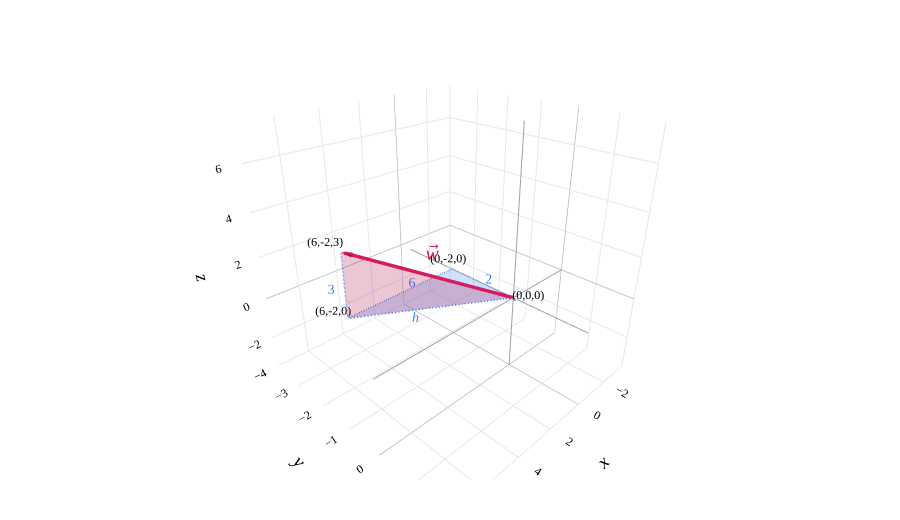

The cell this chart's notebook holds for it:
### Markdown cell above
What may not be immediately obvious is _why_ the Pythagorean theorem seems to extend to higher dimensions. The two dimensional case seems reasonable, but why is the length of the vector $\color{#d81b60}\vec w = \begin{bmatrix} 6 \\ -2 \\ 3 \end{bmatrix}$ in $\mathbb{R}^3$ equal to $\sqrt{6^2 + (-2)^2 + 3^2}$?

### Code cell
from pathlib import Path
import sys
_notes_root = next(p for p in [Path.cwd(), *Path.cwd().parents] if (p / 'myst.yml').exists())
if str(_notes_root) not in sys.path:
    sys.path.insert(0, str(_notes_root))
from plane_style import style_vector_figure, vector_label

from utils import plot_vectors
import numpy as np
import plotly.graph_objects as go

fig = plot_vectors([((6, -2, 3), '#d81b60', '<b>w</b>')], vdeltax=-0.6)

# Add light blue triangle connecting (0, 0, 0), (0, -2, 0), and (6, -2, 0)
fig.add_trace(go.Mesh3d(
    x=[0, 0, 6],
    y=[0, -2, -2],
    z=[0, 0, 0],
    i=[0],
    j=[1],
    k=[2],
    color='#3d81f6',
    opacity=0.24,
    showscale=False,
    name='Triangle 1'
))

# Add red triangle connecting (0, 0, 0), (6, -2, 0) and (6, -2, 3)
fig.add_trace(go.Mesh3d(
    x=[0, 6, 6],
    y=[0, -2, -2],
    z=[0, 0, 3],
    i=[0],
    j=[1],
    k=[2],
    color='#d81b60',
    opacity=0.24,
    showscale=False,
    name='Triangle 2'
))

# Add dotted blue lines for the edges
edges = [
    # Edge "2": (0,0,0) to (0,-2,0)
    ([0, 0], [0, -2], [0, 0]),
    # Edge "6": (0,-2,0) to (6,-2,0)
    ([0, 6], [-2, -2], [0, 0]),
    # Edge "h": (0,0,0) to (6,-2,0)
    ([0, 6], [0, -2], [0, 0]),
    # Edge "3": (6,-2,0) to (6,-2,3)
    ([6, 6], [-2, -2], [0, 3])
]

for x_coords, y_coords, z_coords in edges:
    fig.add_trace(go.Scatter3d(
        x=x_coords, y=y_coords, z=z_coords,
        mode='lines',
        line=dict(color='#3d81f6', width=3, dash='dash'),
        showlegend=False
    ))

# Add vertex labels with better positioning
vertices = {
    '(0,0,0)': (-0.3, 0.3, 0.2),
    '(0,-2,0)': (-0.3, -2.3, 0.2),
    '(6,-2,0)': (6.3, -2.3, 0.2),
    '(6,-2,3)': (6.3, -2.3, 3.3)
}

for label, (x, y, z) in vertices.items():
    fig.add_trace(go.Scatter3d(
        x=[x], y=[y], z=[z],
        mode='text',
        text=[label],
        textfont=dict(size=12, color='black', family='Palatino'),
        textposition='middle center',
        showlegend=False
    ))

# Add edge labels at adjusted positions to avoid triangular areas
edge_labels = {
    '2': (-0.5, -1, 0),     # shifted left from midpoint of (0,0,0) to (0,-2,0)
    '6': (2.2, -2.2, 0),     # shifted up and back from midpoint of (0,0,0) to (6,-2,0)
    '3': (6.5, -2.1, 1.5),       # shifted right from midpoint of (6,-2,0) to (6,-2,3)
    '<i>h</i>': (4, -1, -0)     # shifted up and back from midpoint of (0,0,0) to (6,-2,0)
}

for label, (x, y, z) in edge_labels.items():
    fig.add_trace(go.Scatter3d(
        x=[x], y=[y], z=[z],
        mode='text',
        text=[label],
        textfont=dict(size=14, color='#3d81f6', family='Palatino'),
        textposition='middle center',
        showlegend=False
    ))

fig.update_layout(
    scene=dict(
        camera=dict(
            eye=dict(x=1.25, y=1.25, z=0.9)
        )
    )
)
style_vector_figure(fig, height=520)
# Keep the vector name clear of the endpoint's coordinate label.
for trace in fig.data:
    if trace.type == 'scatter3d' and list(trace.text or []) == [vector_label('w')]:
        trace.update(x=[3], y=[-1], z=[2.6])
fig.update_layout(scene_yaxis_range=[-4, 2], scene_aspectmode='data')
fig.show(renderer='plotly_mimetype')

### Figure 1 — Plotly figure (JSON) as saved in the notebook; plotly's stock layout.template omitted (floating-point values rounded to 4 significant figures)
{"data": [{"hoverinfo": "skip", "line": {"color": "#d81b60", "width": 7}, "mode": "lines", "showlegend": false, "type": "scatter3d", "x": [0, 5.899], "y": [0, -1.966], "z": [0, 2.95]}, {"anchor": "tip", "colorscale": [[0, "#d81b60"], [1, "#d81b60"]], "hoverinfo": "skip", "showlegend": false, "showscale": false, "sizemode": "absolute", "sizeref": 0.392, "type": "cone", "u": [0.8571], "v": [-0.2857], "w": [0.4286], "x": [6], "y": [-2], "z": [3]}, {"hoverinfo": "skip", "mode": "text", "showlegend": false, "text": ["<i>w</i>⃗"], "textfont": {"color": "#d81b60", "family": "Palatino Linotype, Palatino, serif", "size": 20}, "textposition": "middle center", "type": "scatter3d", "x": [3], "y": [-1], "z": [2.6]}, {"color": "#3d81f6", "i": [0], "j": [1], "k": [2], "name": "Triangle 1", "opacity": 0.24, "showscale": false, "type": "mesh3d", "x": [0, 0, 6], "y": [0, -2, -2], "z": [0, 0, 0]}, {"color": "#d81b60", "i": [0], "j": [1], "k": [2], "name": "Triangle 2", "opacity": 0.24, "showscale": false, "type": "mesh3d", "x": [0, 6, 6], "y": [0, -2, -2], "z": [0, 0, 3]}, {"line": {"color": "#3d81f6", "dash": "dash", "width": 3}, "mode": "lines", "showlegend": false, "type": "scatter3d", "x": [0, 0], "y": [0, -2], "z": [0, 0]}, {"line": {"color": "#3d81f6", "dash": "dash", "width": 3}, "mode": "lines", "showlegend": false, "type": "scatter3d", "x": [0, 6], "y": [-2, -2], "z": [0, 0]}, {"line": {"color": "#3d81f6", "dash": "dash", "width": 3}, "mode": "lines", "showlegend": false, "type": "scatter3d", "x": [0, 6], "y": [0, -2], "z": [0, 0]}, {"line": {"color": "#3d81f6", "dash": "dash", "width": 3}, "mode": "lines", "showlegend": false, "type": "scatter3d", "x": [6, 6], "y": [-2, -2], "z": [0, 3]}, {"mode": "text", "showlegend": false, "text": ["(0,0,0)"], "textfont": {"color": "black", "family": "Palatino Linotype, Palatino, serif", "size": 12}, "textposition": "middle center", "type": "scatter3d", "x": [-0.3], "y": [0.3], "z": [0.2]}, {"mode": "text", "showlegend": false, "text": ["(0,-2,0)"], "textfont": {"color": "black", "family": "Palatino Linotype, Palatino, serif", "size": 12}, "textposition": "middle center", "type": "scatter3d", "x": [-0.3], "y": [-2.3], "z": [0.2]}, {"mode": "text", "showlegend": false, "text": ["(6,-2,0)"], "textfont": {"color": "black", "family": "Palatino Linotype, Palatino, serif", "size": 12}, "textposition": "middle center", "type": "scatter3d", "x": [6.3], "y": [-2.3], "z": [0.2]}, {"mode": "text", "showlegend": false, "text": ["(6,-2,3)"], "textfont": {"color": "black", "family": "Palatino Linotype, Palatino, serif", "size": 12}, "textposition": "middle center", "type": "scatter3d", "x": [6.3], "y": [-2.3], "z": [3.3]}, {"mode": "text", "showlegend": false, "text": ["2"], "textfont": {"color": "#3d81f6", "family": "Palatino Linotype, Palatino, serif", "size": 14}, "textposition": "middle center", "type": "scatter3d", "x": [-0.5], "y": [-1], "z": [0]}, {"mode": "text", "showlegend": false, "text": ["6"], "textfont": {"color": "#3d81f6", "family": "Palatino Linotype, Palatino, serif", "size": 14}, "textposition": "middle center", "type": "scatter3d", "x": [2.2], "y": [-2.2], "z": [0]}, {"mode": "text", "showlegend": false, "text": ["3"], "textfont": {"color": "#3d81f6", "family": "Palatino Linotype, Palatino, serif", "size": 14}, "textposition": "middle center", "type": "scatter3d", "x": [6.5], "y": [-2.1], "z": [1.5]}, {"mode": "text", "showlegend": false, "text": ["<i>h</i>"], "textfont": {"color": "#3d81f6", "family": "Palatino Linotype, Palatino, serif", "size": 14}, "textposition": "middle center", "type": "scatter3d", "x": [4], "y": [-1], "z": [0]}, {"hoverinfo": "skip", "line": {"color": "#9ca3af", "width": 2}, "mode": "lines", "scene": "scene", "showlegend": false, "type": "scatter3d", "x": [-3.6, 7.6], "y": [-0.0, 0.0], "z": [-0.0, 0.0]}, {"hoverinfo": "skip", "line": {"color": "#9ca3af", "width": 2}, "mode": "lines", "scene": "scene", "showlegend": false, "type": "scatter3d", "x": [-0.0, 0.0], "y": [-3.6, 7.6], "z": [-0.0, 0.0]}, {"hoverinfo": "skip", "line": {"color": "#9ca3af", "width": 2}, "mode": "lines", "scene": "scene", "showlegend": false, "type": "scatter3d", "x": [-0.0, 0.0], "y": [-0.0, 0.0], "z": [-3.6, 7.6]}], "layout": {"autosize": true, "font": {"color": "black", "family": "Palatino Linotype, Palatino, serif", "size": 16}, "height": 520, "margin": {"b": 40, "l": 20, "r": 20, "t": 35}, "paper_bgcolor": "white", "plot_bgcolor": "white", "scene": {"aspectmode": "data", "aspectratio": {"x": 1.2, "y": 1.2, "z": 0.8}, "bgcolor": "white", "camera": {"eye": {"x": 1.25, "y": 1.25, "z": 0.9}}, "xaxis": {"backgroundcolor": "white", "gridcolor": "#e5e7eb", "range": [-3.6, 7.6], "showbackground": true, "showspikes": false, "tickfont": {"family": "Palatino Linotype, Palatino, serif", "size": 12}, "title": {"text": "<i>x</i>"}, "zerolinecolor": "#9ca3af"}, "yaxis": {"backgroundcolor": "white", "gridcolor": "#e5e7eb", "range": [-4, 2], "showbackground": true, "showspikes": false, "tickfont": {"family": "Palatino Linotype, Palatino, serif", "size": 12}, "title": {"text": "<i>y</i>"}, "zerolinecolor": "#9ca3af"}, "zaxis": {"backgroundcolor": "white", "gridcolor": "#e5e7eb", "range": [-3.6, 7.6], "showbackground": true, "showspikes": false, "tickfont": {"family": "Palatino Linotype, Palatino, serif", "size": 12}, "title": {"text": "<i>z</i>"}, "zerolinecolor": "#9ca3af"}}}}
